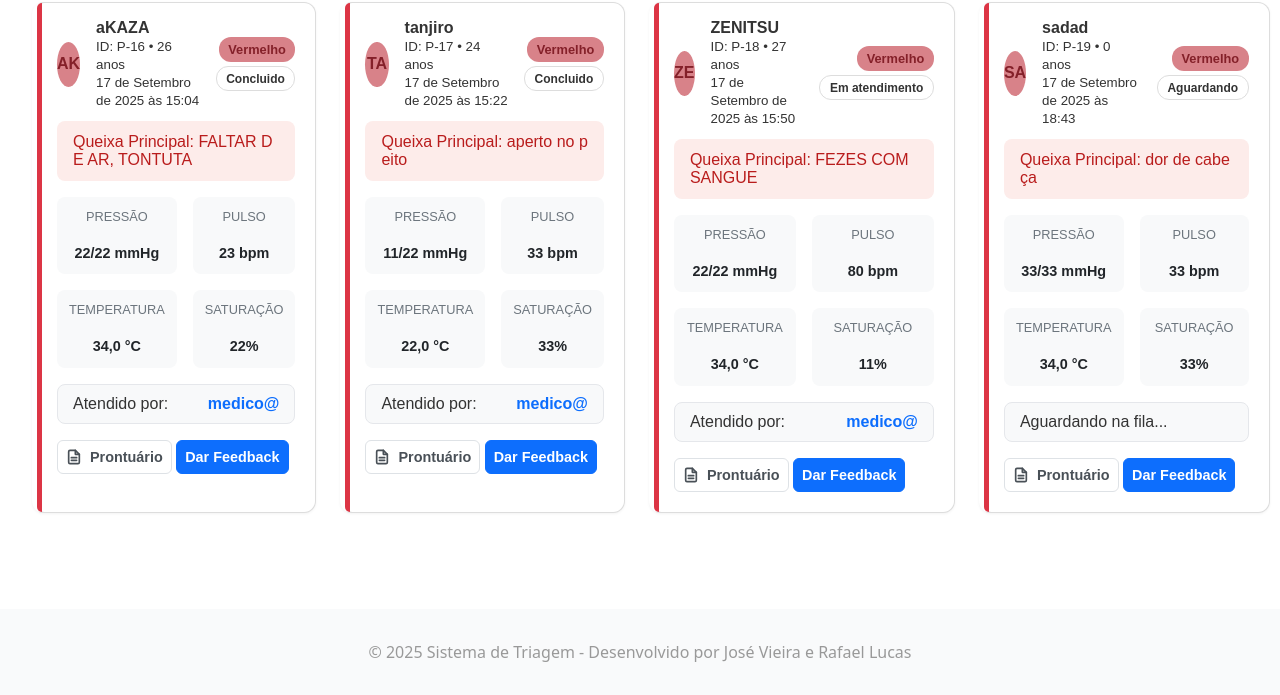
Before: /master/listar/ (signed in, lower part) with the older database file.
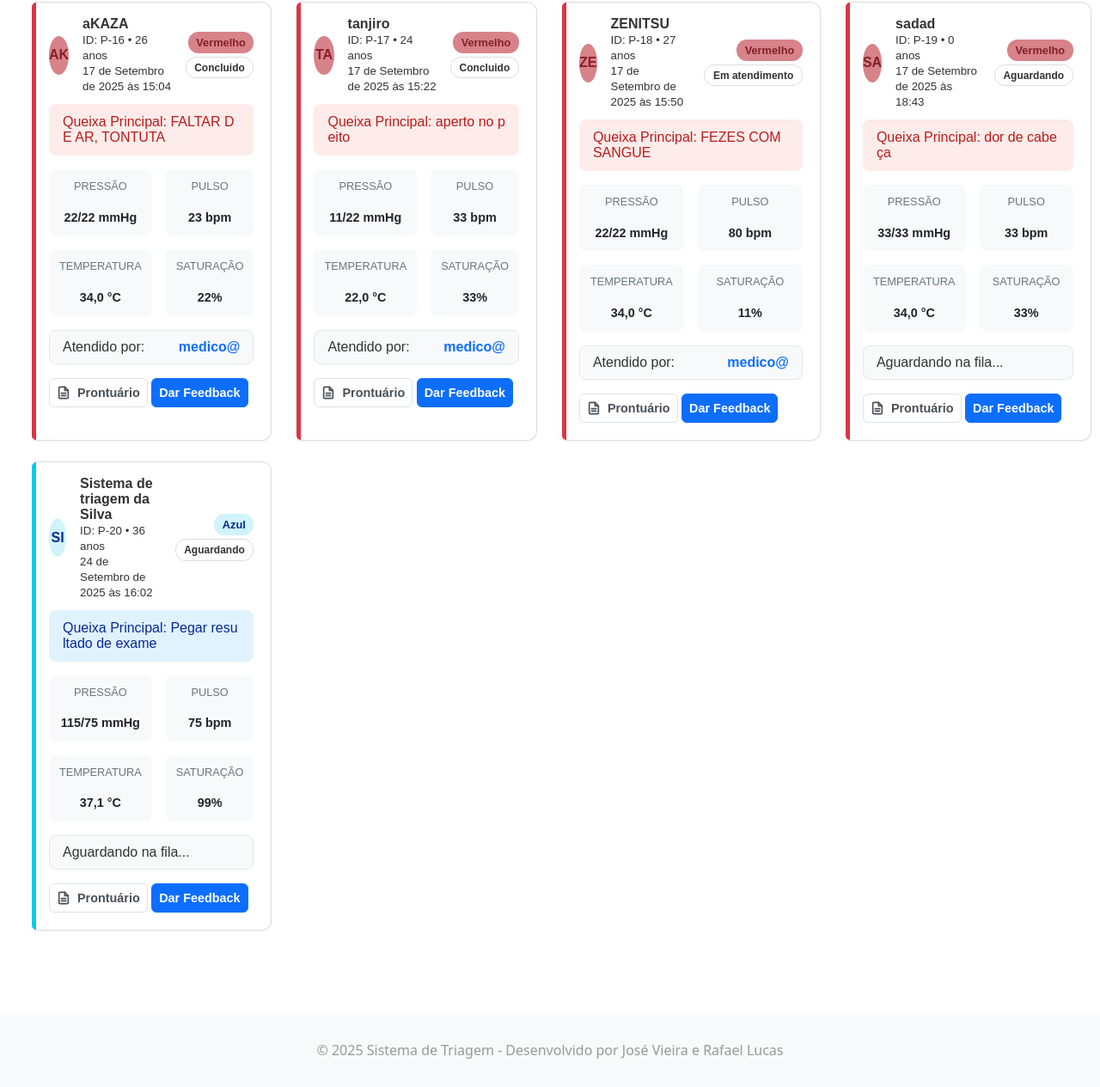
After: the same page with the newer database file.
### triagem/models.py (models this page shows, shortened)
class Paciente(models.Model):
    Sexualidade = [
        ('Masculino', 'Masculino'),
        ('Feminino', 'Feminino'),
    ]
    Convenios = [
        ('SUS', 'SUS'),
        ('Unimed', 'Unimed'),
        ('Hapvida', 'Hapvida'),
        ('Amil', 'Amil'),
        ('Bradesco Saude', 'Bradesco Saude'),
    ]
    Status = [
        ('Aguardando', 'Aguardando'),
        ('Em atendimento', 'Em atendimento'),
        ('Concluido', 'Concluido'),
    ]
    Sintomas = [
        ('Dor_Toracica', 'Dor Torácica / Aperto no Peito'),
        ('Falta_de_Ar', 'Falta de Ar / Dificuldade para Respirar'),
        ('Alteracao_Neurologica_Grave', 'Alteração de Consciência / Convulsão / Confusão'),
        ('Sangramento_Ativo', 'Sangramento Ativo / Vômito ou Fezes com Sangue'),
        ('Febre', 'Febre / Calafrios'),
        ('Dor_de_Cabeca', 'Dor de Cabeça'),
        ('Tontura_MalEstar', 'Tontura / Fraqueza / Mal-estar Geral'),
        ('Sintomas_Respiratorios_Leves', 'Tosse / Espirros / Dor de Garganta'),
        ('Dor_Abdominal', 'Dor Abdominal / Cólica'),
        ('Sintomas_Gastrointestinais', 'Náusea / Vômito / Diarreia'),
        ('Lesao_Trauma', 'Lesão / Trauma / Queda Recente'),
        ('Dor_Locomotora', 'Dor Muscular / Articular / Lombar'),
        ('Reacao_Alergica_Pele', 'Reação Alérgica / Erupção na Pele / Inchaço'),
        ('Queixa_Urinaria', 'Queixa Urinária (Dor ao urinar / Sangue na urina)'),
        ('Outro', 'Outro'),
    ]
    Risco = [
        ('Vermelho', 'Emergência'),
        ('Laranja', 'Muito Urgente'),
        ('Amarelo', 'Urgente'),
        ('Verde', 'Pouco Urgente'),
        ('Azul', 'Não Urgente'),
    ]
    Profissionais = [
        ('Clinica Medica', 'Clinica Medica'),
        ('Ortopedia', 'Ortopedia'),
        ('Pediatria', 'Pediatria'),
        ('Cardiologia', 'Cardiologia'),
        ('Neurologia', 'Neurologia'),
    ]
    nome = models.CharField(max_length=100)
    data_nascimento = models.DateField(verbose_name="Data de Nascimento")
    sexo = models.CharField(choices=Sexualidade, max_length=50)
    cpf = models.CharField(unique=True, max_length=14)
    convenio = models.CharField(choices=Convenios, max_length=50)
    temperatura = models.FloatField(max_length=3)
    pressao_sistolica = models.CharField(max_length=3) # Valor maior
    pressao_diastolica = models.CharField(max_length=3) # Valor menor
    pulso = models.CharField(max_length=3)
    frequenciaRespiratoria = models.CharField(max_length=3)
    saturacao = models.CharField(max_length=3)
    glicemia = models.CharField(max_length=3)
    dor = models.IntegerField(validators=[MinValueValidator(0), MaxValueValidator(10)])
    queixa = models.CharField(max_length=1000)
    inicio_sintomas = models.DateField()
    sintomas_associados = models.CharField(choices=Sintomas, max_length=50)
    observacoes = models.CharField(blank=True, null=True, max_length=1000)
    classificacao = models.CharField(choices=Risco, max_length=50,blank=True, null=True)
    justificativa = models.CharField(blank=True, null=True)
    encaminhamento = models.CharField(choices=Profissionais, max_length=50,blank=True, null=True)
    status = models.CharField(max_length=20, choices=Status, default='Aguardando',blank=True, null=True)
    hora_chegada = models.DateTimeField(default=timezone.now, blank=True)
    hora_inicio_atendimento = models.DateTimeField(null=True, blank=True)
    hora_fim_atendimento = models.DateTimeField(null=True, blank=True)
    atendente = models.ForeignKey(settings.AUTH_USER_MODEL, on_delete=models.PROTECT, related_name='pacientes_criados')
    medico_responsavel = models.ForeignKey(settings.AUTH_USER_MODEL, on_delete=models.SET_NULL, related_name='pacientes_atendidos', null=True, blank=True)
    @property
    def idade(self):
        if not self.data_nascimento:
            return None # Retorna nada se a data de nascimento não estiver preenchida
        hoje = date.today()
        idade_calculada = hoje.year - self.data_nascimento.year - ((hoje.month, hoje.day) < (self.data_nascimento.month, self.data_nascimento.day))
        return idade_calculada
    @property
    def pressao_arterial(self):
        return f"{self.pressao_sistolica}/{self.pressao_diastolica}"

class CustomUser(AbstractUser):
    class TipoUsuario(models.TextChoices):
        ATENDENTE = 'ATENDENTE', 'Atendente'
        MEDICO = 'MEDICO', 'Médico'
        ADMIN = 'ADMIN', 'Admin'
    Especializacoes = [
        ('CLINICA_GERAL', 'Clínica Geral'),
        ('CARDIOLOGIA', 'Cardiologia'),
        ('ORTOPEDIA', 'Ortopedia'),
        ('PEDIATRIA', 'Pediatria'),
        ('NEUROLOGIA', 'Neurologia'),
        ('OUTRA', 'Outra')
    ]
    nome_completo = models.CharField(max_length=255)
    email = models.EmailField(unique=True)
    cpf = models.CharField(max_length=14, unique=True)
    tipo_usuario = models.CharField(max_length=10, choices=TipoUsuario.choices, default=TipoUsuario.ATENDENTE)
    registro_profissional = models.CharField(max_length=20, blank=True, null=True)   # Permite que o valor seja nulo no banco
    especializacao = models.CharField(max_length=50, choices=Especializacoes,blank=True,null=True)
    USERNAME_FIELD = 'username'
    REQUIRED_FIELDS = ['email', 'nome_completo', 'cpf']

### triagem/views.py (the view)
# urls.py: path('listar/', list_view, name='listar'),
@login_required
def list_view(request):
    pacientes = Paciente.objects.all()
    status_contagem = Counter(p.status for p in pacientes)
    return render(request, 'site/listar.html', {
        'pacientes': pacientes,
        'status_contagem': status_contagem
    })

### triagem/templates/site/listar.html (shortened to what this page needs)
{% load static %}
<!DOCTYPE html>
<html lang="pt-br">
<head>
    <link rel="stylesheet" href="{% static 'front/css/base.css' %}?v=3">
    <link rel="stylesheet" href="{% static 'front/css/listar.css' %}?v=4">
</head>
<body>
    <main class="pacientes-container">
        <div class="cards-pacientes">
            {% for paciente in pacientes %}
            <div class="card-paciente {{ paciente.classificacao|lower }}" data-cor="{{ paciente.classificacao|lower }}" data-status="{{ paciente.status }}" data-cadastro="{{ paciente.hora_chegada|date:'Y-m-d' }}">
                <div class="card-topo">
                    <div class="bolinha {{ paciente.classificacao|lower }}">{{ paciente.nome|slice:":2"|upper }}</div>
                    <div class="card-info">
                        <strong>{{ paciente.nome }}</strong>
                        <br>
                        <small>ID: P-{{ paciente.id }} • {{ paciente.idade }} anos</small>
                        <br>
                        <small>{{ paciente.hora_chegada }}</small>
                    </div>
                    <div class="topo-direita">
                        <span class="tag {{ paciente.classificacao|lower }}">{{ paciente.classificacao }}</span>
                        <span class="status-paciente">{{ paciente.status|default:'Aguardando' }}</span>
                    </div>
                </div>
                <p class="queixa">Queixa Principal: {{ paciente.queixa }}</p>
                <div class="detalhes">
                    <div class="pressao"><b>Pressão</b><br>{{ paciente.pressao_arterial }} mmHg</div>
                    <div class="pulso"><b>Pulso</b><br>{{ paciente.pulso }} bpm</div>
                    <div class="temperatura"><b>Temperatura</b><br>{{ paciente.temperatura }} °C</div>
                    <div class="saturacao"><b>Saturação</b><br>{{ paciente.saturacao }}%</div>
                </div>
                <div class="status-atendimento-container">
                    {% if user.tipo_usuario == 'ATENDENTE' %}
                        <div class="atendido-por">
                            {% if paciente.status == 'Aguardando' %}
                                <span class="status-info">Aguardando na fila...</span>
                            {% elif paciente.status == 'Em atendimento' or paciente.status == 'Concluido' %}
                                {% if paciente.medico_responsavel %}
                                    <span class="status-info">Atendido por:</span>
                                    <span class="medico">{{ paciente.medico_responsavel.username }}</span>
                                {% else %}
                                    <span class="status-info">{{ paciente.get_status_display }}</span>
                                {% endif %}
                            {% endif %}
                        </div>
                    {% endif %}
                </div>
                <div class="card-actions">
                    <div class="acoes-botoes">
                        <a href="{% url 'hosp:mostrar' paciente.id %}" class="btn-prontuario">
                            <span>Prontuário</span>
                        </a>
                        <a href="{% url 'hosp:dar_feedback' pk=paciente.pk %}" class="btn btn-secondary btn-sm mt-1">Dar Feedback</a>
                    </div>
                </div>
            </div>
             {% empty %}
                <p style="grid-column: 1 / -1; text-align: center; color: #777;">
                    Nenhum paciente encontrado no banco de dados.
                </p>
            {% endfor %}
        </div>
    </main>
    <footer>
        <p>© 2025 Sistema de Triagem - Desenvolvido por José Vieira e Rafael Lucas</p>
    </footer>
</body>
</html>

Changed rows visible on the page:
added Paciente: nome "SI", nome "Sistema de triagem da Silva", id "20", idade "36", hora_chegada "24 de Setembro de 2025 às 16:02", classificacao "Azul", status "Aguardando", queixa "Pegar resultado de exame", pressao_arterial "115/75", pulso "75", temperatura "37,1", saturacao "99", shows "Aguardando na fila..."
